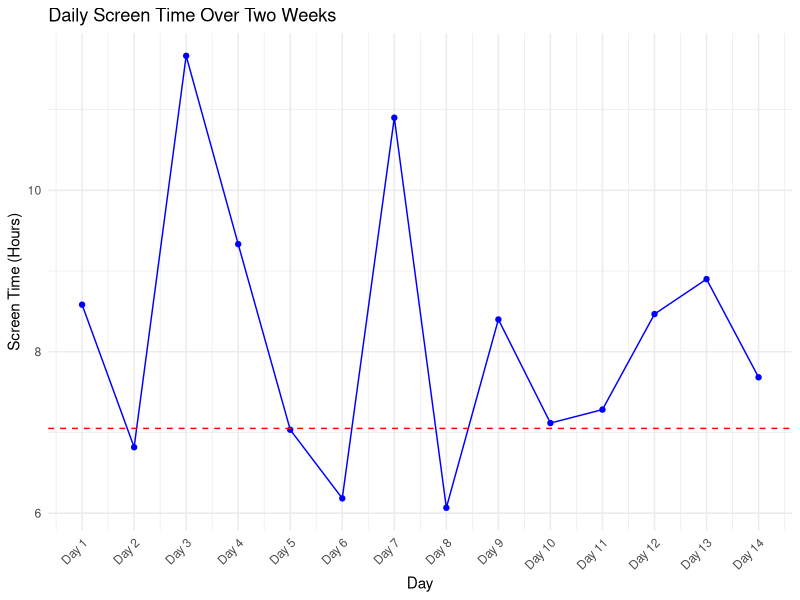
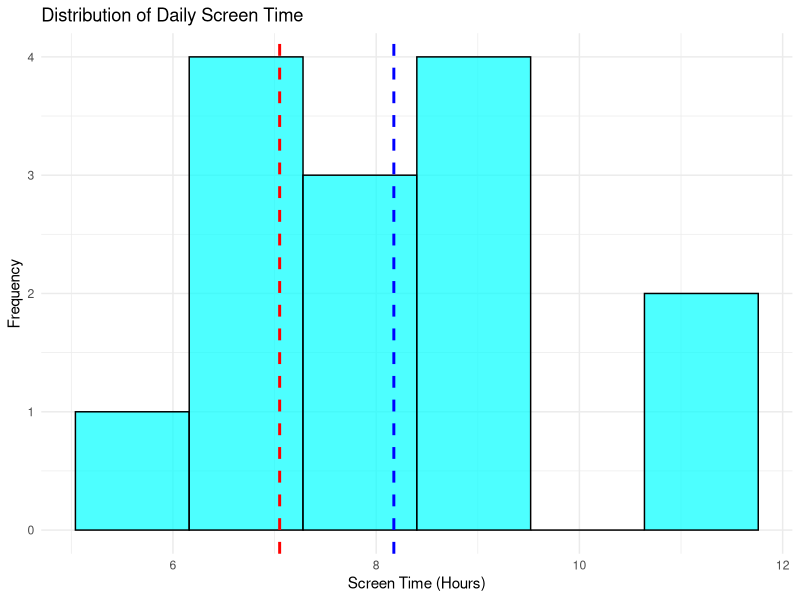

Generate these figures, in order, with R:
## ---- chunk 1
knitr::opts_chunk$set(echo = TRUE)
## ---- chunk 2
library(tidyr)
library(ggplot2)
library(readxl)
## ---- chunk 3
#Importing the data of 14days 

screen_time <- c(
  8 + 35/60,   # Day 1
  6 + 49/60,   # Day 2
  11 + 40/60,  # Day 3
  9 + 20/60,   # Day 4
  7 + 2/60,    # Day 5
  6 + 11/60,   # Day 6
  10 + 54/60,  # Day 7
  6 + 4/60,    # Day 8
  8 + 24/60,   # Day 9
  7 + 7/60,    # Day 10
  7 + 17/60,   # Day 11
  8 + 28/60,   # Day 12
  8 + 54/60,   # Day 13
  7 + 41/60    # Day 14
)

#Creating a data frame

days <- paste("Day", 1:14)

data <- data.frame(Day = days, ScreenTime_Hours = screen_time)

data
## ---- chunk 4

# Calculating the mean

mean_screen_time <- mean(screen_time)


# Calculating the Median

median_screen_time <- median(screen_time)

#Standard Deviation

std_screen_time<- sd(screen_time)


# Display the results
cat("Mean Screen Time:", round(mean_screen_time, 2), "hours\n")
cat("Median Screen Time:", round(median_screen_time, 2), "hours\n")
cat("Standard Deviation:", round(std_screen_time, 2), "hours\n")

## ---- chunk 5
# Perform the t-test
t_test <- t.test(screen_time, mu = 7.05, alternative = "two.sided")

# Display the t-test results
print(t_test)

## ---- chunk 6
#a: Line Graph of Daily Screen Time

data$DayIndex<-1:14

ggplot(data, aes(x = DayIndex, y = ScreenTime_Hours, group =1))+
  geom_line(color="blue")+
  geom_point(color="blue")+
  geom_hline(yintercept = 7.05, linetype= "dashed", color ="red")+
   scale_x_continuous(breaks = 1:14, labels = paste("Day", 1:14)) +
  labs(title = "Daily Screen Time Over Two Weeks", x="Day", y ="Screen Time (Hours)")+
  theme_minimal()+
  theme(axis.text.x = element_text(angle =45, hjust=1))

## ---- chunk 7
# Histogram with updated `linewidth` argument
ggplot(data, aes(x = ScreenTime_Hours)) +
  geom_histogram(bins = 6, fill = "cyan", color = "black", alpha = 0.7) +
  geom_vline(xintercept = mean_screen_time, linetype = "dashed", color = "blue", linewidth = 1) +
  geom_vline(xintercept = 7.05, linetype = "dashed", color = "red", linewidth = 1) +
  labs(title = "Distribution of Daily Screen Time",
       x = "Screen Time (Hours)",
       y = "Frequency") +
  theme_minimal()

